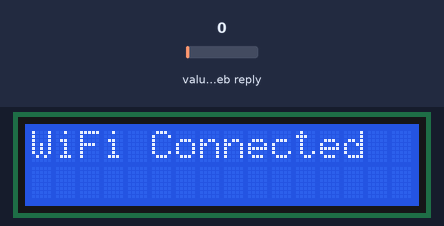
Bench run of a sketch on a simulated ESP32. On the bench: 16×2 character LCD. Inputs (shaded band) come from the test bench; at power-on: value in the web reply 0. WiFi joins after 1.5 s; servers stay silent unless stated; web services answer with replies made up by the test bench; what the sketch prints to the serial monitor is not drawn.

Above: at 1.6 s.
At 20.3 s:
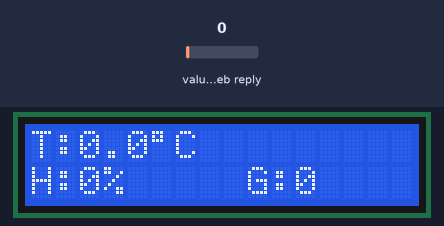

The sketch:

receiver.ino
```cpp
#include <WiFi.h>
#include <HTTPClient.h>
#include <ArduinoJson.h>
#include <Wire.h>
#include <LiquidCrystal_I2C.h>

//================ LCD =================//
LiquidCrystal_I2C lcd(0x27, 16, 2);

//============== Wi-Fi =================//
const char* ssid = "MITESH";
const char* password = "Mitesh_22062004";

//=========== ThingSpeak ===============//
String channelID = "3429353";
String readAPIKey = "Q59HZ28HAMMED4AI";

//============== Timer =================//
unsigned long previousMillis = 0;
const unsigned long interval = 20000;   //20 seconds

void setup()
{
  Serial.begin(115200);

  // Initialize LCD
  lcd.begin();//(16, 2);
  lcd.backlight();

  lcd.setCursor(0,0);
  lcd.print("Connecting...");

  // Connect to Wi-Fi
  WiFi.begin(ssid, password);

  while (WiFi.status() != WL_CONNECTED)
  {
    delay(500);
    Serial.print(".");
  }

  Serial.println("\nWiFi Connected");

  lcd.clear();
  lcd.print("WiFi Connected");
  delay(2000);
}

void loop()
{
  if (millis() - previousMillis >= interval)
  {
    previousMillis = millis();

    if (WiFi.status() != WL_CONNECTED)
    {
      WiFi.begin(ssid, password);

      while (WiFi.status() != WL_CONNECTED)
      {
        delay(500);
      }
    }

    HTTPClient http;

    // Read latest JSON data
    String url =
      "https://api.thingspeak.com/channels/" +
      channelID +
      "/feeds/last.json?api_key=" +
      readAPIKey;

    http.begin(url);

    int httpCode = http.GET();

    if (httpCode == 200)
    {
      String payload = http.getString();

      JsonDocument doc;
      deserializeJson(doc, payload);

      float temperature = doc["field1"];
      float humidity    = doc["field2"];
      int mq9           = doc["field3"];

      // Print on Serial Monitor
      Serial.println("----------------------");
      Serial.print("Temperature : ");
      Serial.println(temperature);

      Serial.print("Humidity    : ");
      Serial.println(humidity);

      Serial.print("MQ9         : ");
      Serial.println(mq9);

      // Display on LCD
      lcd.clear();

      // First Row
      lcd.setCursor(0,0);
      lcd.print("T:");
      lcd.print(temperature,1);
      lcd.print((char)223);    // Degree Symbol
      lcd.print("C");

      // Second Row
      lcd.setCursor(0,1);
      lcd.print("H:");
      lcd.print(humidity,0);
      lcd.print("%");

      lcd.setCursor(9,1);
      lcd.print("G:");
      lcd.print(mq9);
    }
    else
    {
      lcd.clear();
      lcd.print("HTTP Error");
      Serial.println(httpCode);
    }

    http.end();
  }
}
```

Measured:
- what the display in image 0 shows lasts 18.6 s, from 1.6 s to 20.2 s
